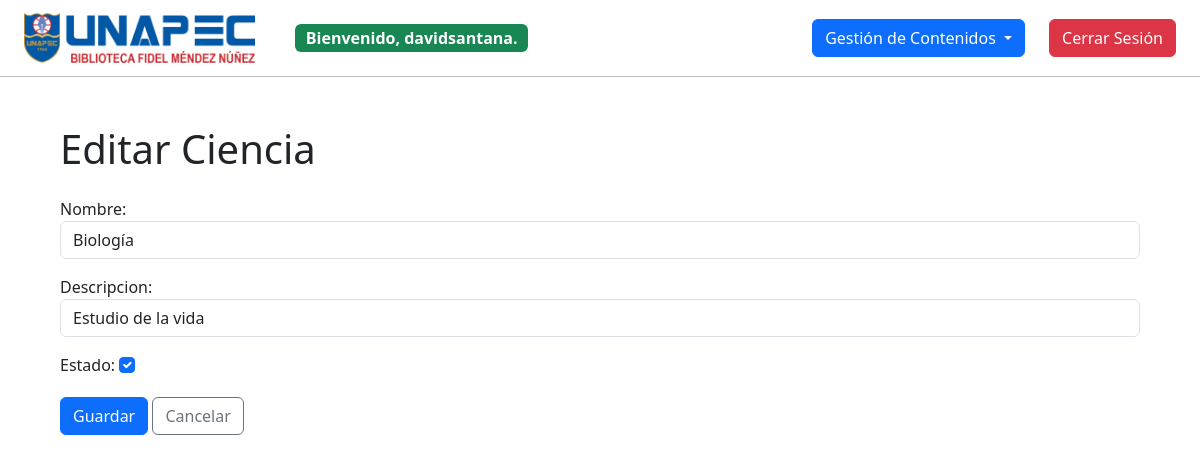
The page /ciencias/1/editar/ (signed in) on the database its author committed.
### biblioteca/models.py (models this page shows, shortened)
class User(AbstractUser):
    TIPO_PERSONA_CHOICES = [
        ("F", "Física"),
        ("J", "Jurídica"),
    ]
    cedula = models.CharField(max_length=11, unique=True)
    no_carnet = models.CharField(max_length=10, unique=True)
    tipo_persona = models.CharField(
        max_length=1, choices=TIPO_PERSONA_CHOICES, blank=True, default=""
    )
    estado = models.BooleanField(default=True)
    groups = models.ManyToManyField(
        "auth.Group",
        related_name="biblioteca_user_groups",
        blank=True,
    )
    user_permissions = models.ManyToManyField(
        "auth.Permission",
        related_name="biblioteca_user_permissions",
        blank=True,
    )

class Ciencia(models.Model):
    nombre = models.CharField(max_length=255)
    descripcion = models.TextField(blank=True, null=True)
    estado = models.BooleanField(default=True)

### biblioteca/views.py (the view)
# urls.py: path("ciencias/<int:pk>/editar/", views.ciencia_update, name="ciencia_update"),
@login_required
def ciencia_update(request, pk):
    ciencia = get_object_or_404(Ciencia, pk=pk)
    if request.method == "POST":
        form = NewCienciaForm(request.POST, instance=ciencia)
        if form.is_valid():
            form.save()
            return redirect("ciencia_list")
    else:
        form = NewCienciaForm(instance=ciencia)
    return render(request, "biblioteca/ciencias/ciencia_form.html", {"form": form})

### biblioteca/views.py
class NewCienciaForm(ModelForm):
    class Meta:
        model = Ciencia
        fields = ["nombre", "descripcion", "estado"]
        widgets = {
            "nombre": forms.TextInput(attrs={"class": "form-control mb-2"}),
            "descripcion": forms.TextInput(attrs={"class": "form-control mb-2"}),
            "estado": forms.CheckboxInput(attrs={"class": "form-check-input mb-2"}),
        }

### biblioteca/templates/biblioteca/ciencias/ciencia_form.html (shortened to what this page needs)
{% extends 'biblioteca/layout.html' %}
{% block body %}
  <div class="container mt-4">
    <h1 class="mb-4">
      {% if form.instance.pk %}Editar{% else %}Agregar{% endif %} Ciencia
    </h1>
    <form method="post">
      {{ form.as_p }}
      <button type="submit" class="btn btn-primary">Guardar</button>
      <a href="{% url 'ciencia_list' %}" class="btn btn-outline-secondary"
        >Cancelar</a
      >
    </form>
  </div>
{% endblock %}

### biblioteca/templates/biblioteca/layout.html (shortened to what this page needs)
{% load static %}
<!doctype html>
<html lang="en">
  <head>
    <link
      href="https://cdn.jsdelivr.net/npm/bootstrap@5.3.3/dist/css/bootstrap.min.css"
      rel="stylesheet"
    />
    <link
      rel="stylesheet"
      href="https://cdn.jsdelivr.net/npm/bootstrap-icons@1.11.3/font/bootstrap-icons.min.css"
    />
    <link href="{% static 'biblioteca/styles.css' %}" rel="stylesheet" />
  </head>
  <body>
    <nav
      class="navbar navbar-expand-lg navbar-light bg-white border-bottom border-opacity-25 border-black border-bottom-1 sticky-top"
    >
      <div class="container-fluid px-4">
        <div class="d-flex gap-4">
          <a class="navbar-brand" href="{% url 'index' %}">
            <img
              src="{% static 'biblioteca/images/biblioteca.png' %}"
              alt=""
              height="50"
            />
          </a>
          <div class="d-none d-lg-flex align-items-center gap-3 me-auto">
            {% if user.is_authenticated %}
              <p class="badge text-bg-success mb-0 fs-6">
                Bienvenido, <strong>{{ user.username }}</strong>.
              </p>
            {% else %}
              <p class="badge text-bg-danger mb-0 fs-6">Sesión no iniciada.</p>
            {% endif %}
          </div>
        </div>
        <div class="d-flex gap-4">
          <div class="collapse navbar-collapse gap-4" id="navbarNav">
            {% if user.is_authenticated %}
              <ul class="navbar-nav me-auto mb-2 mb-lg-0">
                <li class="nav-item dropdown">
                  <a
                    class="btn btn-primary dropdown-toggle"
                    href="#"
                    role="button"
                    data-bs-toggle="dropdown"
                    aria-expanded="false"
                  >
                    Gestión de Contenidos
                  </a>
                </li>
              </ul>
            {% endif %}
            <ul class="navbar-nav ms-auto mb-2 mb-lg-0">
              {% if user.is_authenticated %}
                <li class="nav-item">
                  <a class="btn btn-danger fs-6" href="{% url 'logout' %}"
                    >Cerrar Sesión</a
                  >
                </li>
              {% endif %}
            </ul>
          </div>
        </div>
      </div>
    </nav>
    <main class="p-4 px-5">{% block body %}{% endblock %}</main>
  </body>
</html>

### rows shown on the page
User: username "davidsantana"
Ciencia: nombre "Biología", descripcion "Estudio de la vida", estado "☑"
